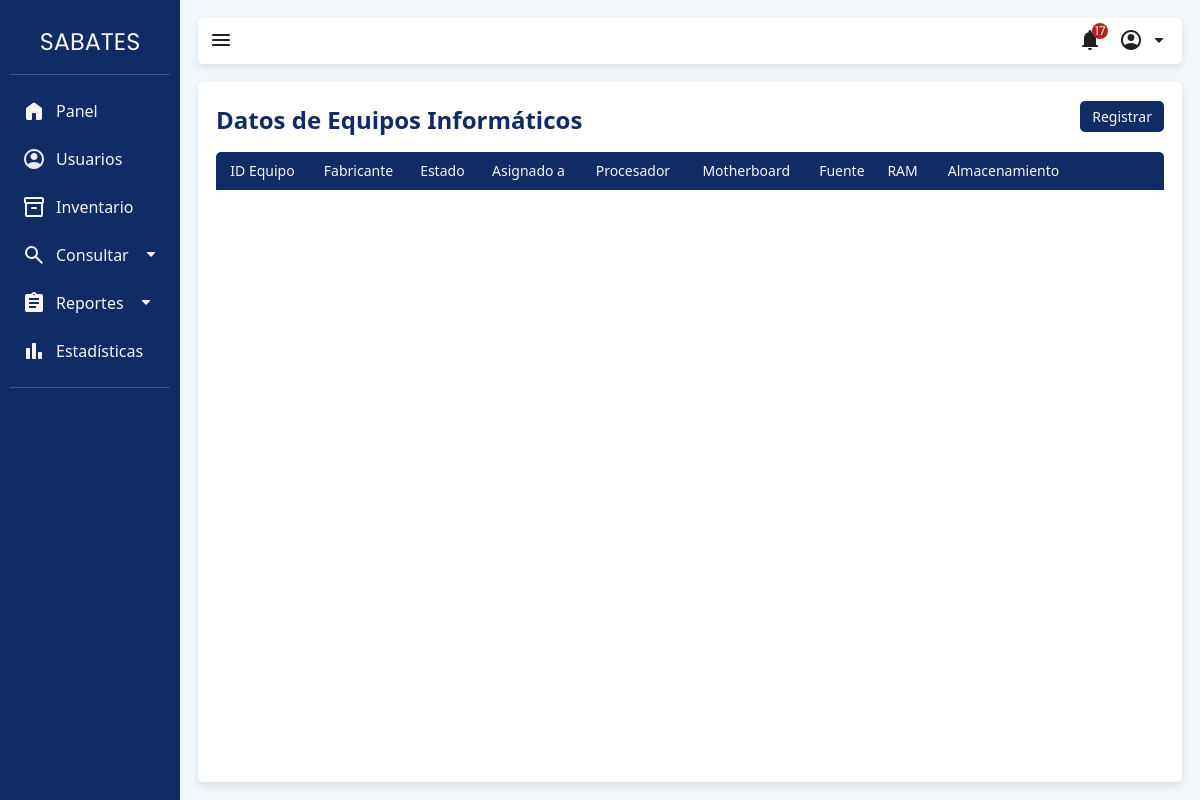
The page /index.php?view=pcTable (signed in) on the database as committed earlier.
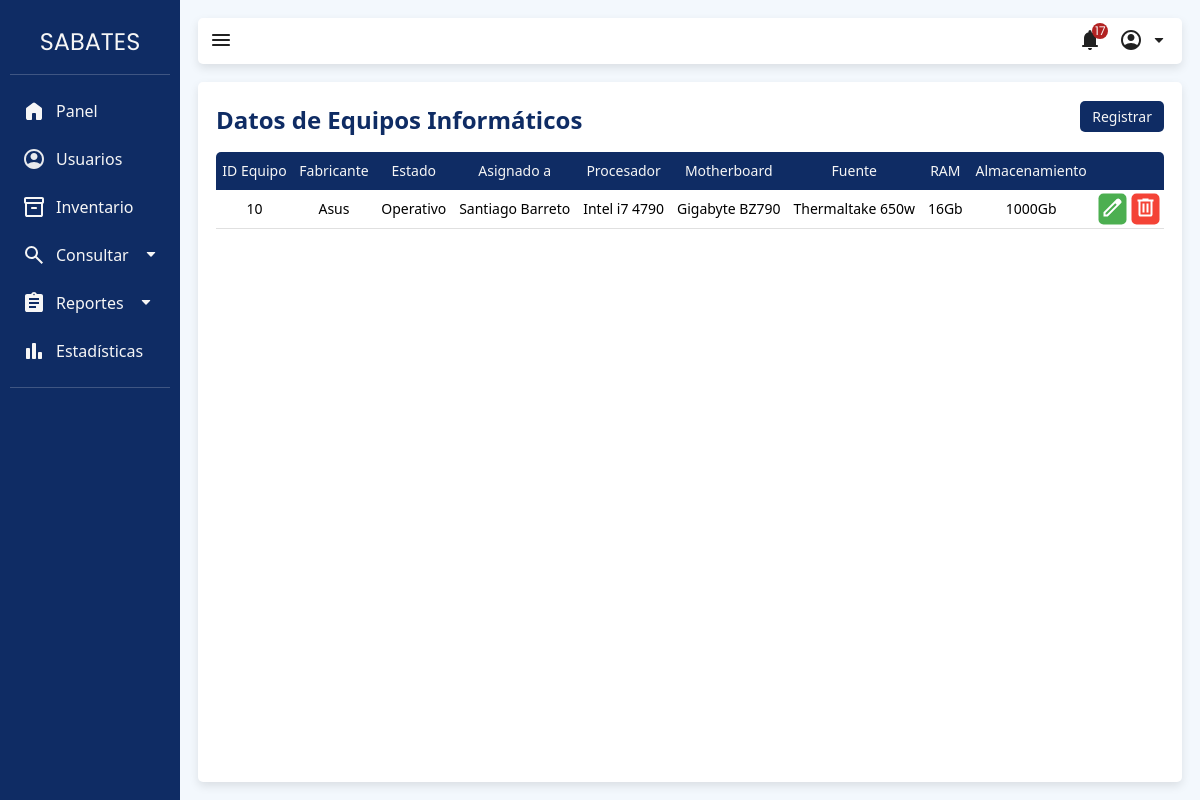
The same page on the database as committed later.
### tables this page shows
CREATE TABLE `equipo_informatico` (
  `id_equipo_informatico` int(11) NOT NULL,
  `fabricante_equipo_informatico` varchar(25) NOT NULL,
  `id_estado_equipo` int(11) NOT NULL,
  `id_persona` int(11) DEFAULT NULL
);

CREATE TABLE `estado_equipo_informatico` (
  `id_estado_equipo_informatico` int(11) NOT NULL,
  `estado_equipo_informatico` varchar(25) NOT NULL
);

CREATE TABLE `persona` (
  `id_persona` int(11) NOT NULL,
  `nombre` varchar(45) NOT NULL,
  `apellido` varchar(45) NOT NULL,
  `cedula` int(12) NOT NULL,
  `correo` varchar(45) NOT NULL,
  `id_departamento` int(11) NOT NULL,
  `id_sexo` int(11) NOT NULL,
  `fecha_nac` date NOT NULL,
  `id_usuario` int(11) DEFAULT NULL
);

### app/models/DB.php (called while the page is built, shortened)
<?php
class DataBase {
    protected static $instance;
    public static function getInstance() {
        if (!isset(self::$instance)) {
            try {
                $dsn = DB_MANAGER . ":host=" . DB_HOST . ";dbname=" . DB_NAME;
                self::$instance = new PDO($dsn, DB_USER, DB_PASS);
                self::$instance->setAttribute(PDO::ATTR_ERRMODE, PDO::ERRMODE_EXCEPTION);
            } catch (PDOException $e) {
                throw new Exception('Error al conectarse al servidor de BD', 0);
            }
        }
        return self::$instance;
    }
}

### app/models/pcModel.php (called while the page is built, shortened)
<?php
include_once("app\models\DB.php");
class pcModel
{
    private $db;
    public function __construct()
    {
        $this->db = DataBase::getInstance();
    }
    public function readAll()
    {
        try {
            $sql = "SELECT ei.*,
                           p.fabricante_procesador, p.nombre_procesador, p.nucleos, p.frecuencia AS frecuencia_procesador,
                           m.modelo_motherboard, m.fabricante_motherboard,
                           f.fabricante_fuente_poder, f.wattage AS wattage,
                           SUM(r.capacidad_ram) AS capacidad_ram_total,
                           per.nombre, per.apellido,
                           est.estado_equipo_informatico AS estado_equipo_informatico,
                           SUM(a.capacidad_almacenamiento) AS almacenamiento_total
                    FROM equipo_informatico ei
                    JOIN procesador p ON ei.id_equipo_informatico = p.id_equipo_informatico_procesador
                    JOIN motherboard m ON ei.id_equipo_informatico = m.id_equipo_informatico_motherboard
                    JOIN fuente_poder f ON ei.id_equipo_informatico = f.id_equipo_informatico_fuente
                    JOIN ram r ON ei.id_equipo_informatico = r.id_equipo_informatico_ram
                    JOIN almacenamiento a ON ei.id_equipo_informatico = a.id_equipo_informatico_almacenamiento
                    JOIN persona per ON ei.id_persona = per.id_persona
                    JOIN estado_equipo_informatico est ON ei.id_estado_equipo = est.id_estado_equipo_informatico
                    GROUP BY ei.id_equipo_informatico";
            $stmt = $this->db->query($sql);
            return $stmt->fetchAll(PDO::FETCH_ASSOC);
        } catch (PDOException $e) {
            echo "Error: " . $e->getMessage();
            return [];
        }
    }
}

### app/views/content/pcTable-view.php (the view, shortened to what the rows shown need)
<?php
require_once('app/models/pcModel.php');
$pcModel = new pcModel();
$pcs = $pcModel->readAll();
?>
<div class="view-box">
    <table class="table">
        <thead class="table-head">
            <tr>
                <th scope="col">ID Equipo</th>
                <th scope="col">Fabricante</th>
                <th scope="col">Estado</th>
                <th scope="col">Asignado a</th>
                <th scope="col">Procesador</th>
                <th scope="col">Motherboard</th>
                <th scope="col">Fuente</th>
                <th scope="col">RAM</th>
                <th scope="col">Almacenamiento</th>
                <th scope="col"><i></i></th>
            </tr>
        </thead>
        <tbody>
            <?php foreach ($pcs as $key => $item) { ?>
                <tr>
                    <td><?php echo $item["id_equipo_informatico"]; ?></td>
                    <td><?php echo $item["fabricante_equipo_informatico"]; ?></td>
                    <td><?php echo $item["estado_equipo_informatico"]; ?></td>
                    <td><?php echo $item["nombre"] . ' ' . $item["apellido"]; ?></td>
                    <td><?php echo $item["fabricante_procesador"] . ' ' . $item["nombre_procesador"]; ?></td>
                    <td><?php echo $item["fabricante_motherboard"] . ' ' . $item["modelo_motherboard"]; ?></td>
                    <td><?php echo $item["fabricante_fuente_poder"] . ' ' . $item["wattage"] . 'w'; ?></td>
                    <td><?php echo $item["capacidad_ram_total"] . 'Gb'; ?></td>
                    <td><?php echo $item["almacenamiento_total"] . 'Gb'; ?></td>
                    <td class="relative-container">
                        <div class="button-container">
                            <div>
                                <a href="index.php?view=pcFormEdit&action=pc_edit&id=<?php echo $item['id_equipo_informatico']; ?>">
                                    <button class="crud-button edit-button">
                                        <img src="app/views/img/edit.svg" alt="Edit">
                                    </button>
                                </a>
                            </div>
                            <div>
                                <a href="index.php?view=pc&action=pc_delete&id=<?php echo $item['id_equipo_informatico']; ?>">
                                    <button class="crud-button delete-button">
                                        <img src="app/views/img/delete.svg" alt="Delete">
                                    </button>
                                </a>
                            </div>
                        </div>
                    </td>
                </tr>
            <?php } ?>
        </tbody>
    </table>
</div>

Rows that differ between the two databases and show on the page:
added equipo_informatico: id_equipo_informatico "10", fabricante_equipo_informatico "Asus", id_estado_equipo.estado_equipo_informatico "Operativo", id_persona.nombre "Santiago", id_persona.apellido "Barreto", fabricante_procesador "Intel", nombre_procesador "i7 4790", fabricante_motherboard "Gigabyte", modelo_motherboard "BZ790", fabricante_fuente_poder "Thermaltake", wattage "650", capacidad_ram_total "16", almacenamiento_total "1000"
